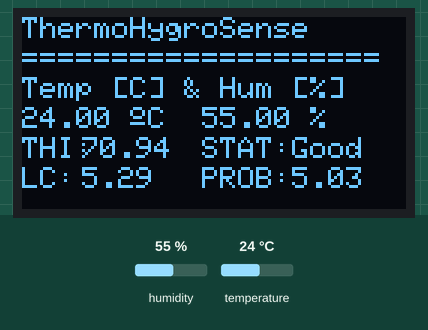
This sketch was run on a simulated ESP8266 (NodeMCU). Parts: 128×64 one-colour display. Inputs (shaded band) come from the test bench; at power-on: temperature 24 °C, humidity 55 %. WiFi joins after 1.5 s; servers stay silent unless stated; uploads are accepted with an empty reply; what the sketch prints to the serial monitor is not drawn.

Above: at 6.9 s.
7.0 s: temperature set to 33 °C
At 10.4 s:
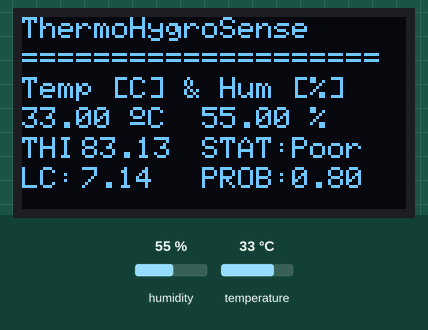
10.7 s: humidity set to 22 %
At 16.0 s:
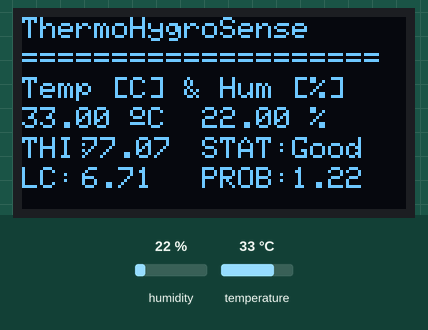
16.4 s: humidity set to 40 %
At 21.5 s:
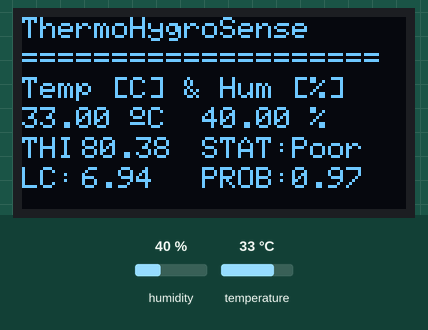
22.1 s: temperature set to 12 °C
At 27.0 s:
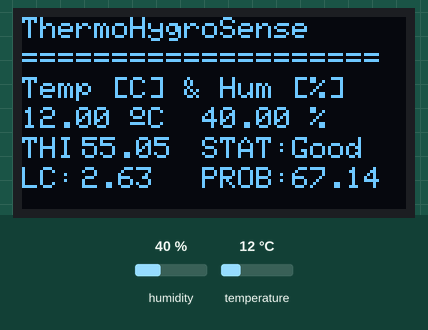
Timing chart, 0 to 28.5 s (numbered marks = the images above; inputs shaded):
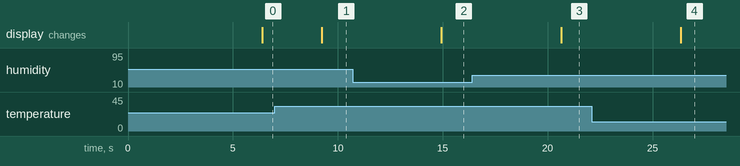

The sketch:

arduino_logistic.ino
```cpp
#include "model_c.h" // Include the generated model header file
#include<Wire.h>
#include "ClosedCube_HDC1080.h"
#include <Adafruit_GFX.h>
#include <Adafruit_SSD1306.h>
#include <ESP8266WiFi.h>
#include <WiFiClientSecure.h>

#define SCREEN_WIDTH 128
#define SCREEN_HEIGHT 64
#define OLED_RESET    -1

Adafruit_SSD1306 display(128, 64, & Wire, -1);
ClosedCube_HDC1080 hdc1080;

//------------- WiFi -----
const char* ssid = "username"; //--> Your wifi name or SSID.
const char* password = "password"; //--> Your wifi password.
const char* host = "script.google.com";
const int httpsPort = 443;

WiFiClientSecure client; //--> Create a WiFiClientSecure object.
String GAS_ID = "XXXX-DbyVAgH6DHWKLyj1C6Gkr_2lKVR-"; //--> spreadsheet script ID

//------ end of WiFi

// Define the minimum and maximum values for normalization
// Replace these placeholders with the actual values
const float MIN_LINEAR = -10.179950480801295 /* Your minimum value */;
const float MAX_LINEAR = 6.27804738856662 /* Your maximum value */;

float thi; float t; float h; String latlong = "1.5459771077916329,103.79077517258013"; String  statusthi;
float linear_combination_f; float probability_f;

void setup() {
  Wire.begin();
  hdc1080.begin(0x40);
  Serial.begin(115200);

  //OLED
  if (!display.begin(SSD1306_SWITCHCAPVCC, 0x3C)) {
    Serial.println(F("SSD1306 allocation failed"));
    for (;;);
  }
  delay(2000);
  display.clearDisplay();
  display.setTextColor(WHITE);
  Serial.println("PM25 found!");
  delay(1000);

  //WiFi
  WiFi.begin(ssid, password); //--> Connect to your WiFi router
  Serial.println("");

  Serial.print("Connecting");
  while (WiFi.status() != WL_CONNECTED) {
    Serial.print(".");
    //----------------------------------------Make the On Board Flashing LED on the process of connecting to the wifi router.
    digitalWrite(LED_BUILTIN, LOW);
    delay(250);
    digitalWrite(LED_BUILTIN, HIGH);
    delay(250);
    //----------------------------------------
  }
  //----------------------------------------
  digitalWrite(LED_BUILTIN, HIGH); //--> Turn off the On Board LED when it is connected to the wifi router.
  Serial.println("");
  Serial.print("Successfully connected to : ");
  Serial.println(ssid);
  Serial.print("IP address: ");
  Serial.println(WiFi.localIP());
  Serial.println();
  //----------------------------------------
  Serial.println("I'm awake, but I'm going into deep sleep mode for 30 seconds");

  client.setInsecure();
}

float sigmoid(float x) {
  return 1.0 / (1.0 + exp(-x));
}

void loop() {
  float temperature = hdc1080.readTemperature();
  float humidity = hdc1080.readHumidity();

  // Perform prediction using the model weights and biases
  float linear_combination = layer_0_biases[0] +
                             layer_0_weights[0] * temperature +
                             layer_0_weights[1] * humidity;

  // Apply normalization to the linear combination
  linear_combination = (linear_combination - MIN_LINEAR) / (MAX_LINEAR - MIN_LINEAR);

  float probability = sigmoid(linear_combination);

  //THI
  float tf = ((temperature*1.8)+32); //convertion of the temperature into Farenhiet
  thi = (tf - (0.55-(0.55*humidity/100))*(tf-58));

  //final calibration based on algorithm ***THI****
  t = temperature; //Rsquare = 0.9999999125
  h = humidity; // Rqsuare = 0.9996

  //additional metrics
  linear_combination_f = abs(linear_combination);
  probability_f = probability*1000;

  Serial.print("Temperature: ");
  Serial.print(temperature, 2);
  Serial.print(" °C, Humidity: ");
  Serial.print(humidity, 2);
  Serial.print("%, Linear Combination: ");
  Serial.print(linear_combination, 4);
  Serial.print(" THI:");
  Serial.print(thi,0);
  Serial.print(", Probability: ");
  Serial.println(probability, 4);

  Serial.print("Health Event: ");
  Serial.println(probability >= 0.5 ? "Yes" : "No");

  if(thi>80)
  {
    sendData1(); //--> Calls the sendData Subroutine
    }
  else
  {
    sendData2();
  }
}


// Subroutine for sending data to Google Sheets SendData1
// float t, float h, float thi, int co2, int tvoc, int pm25, int pm10
void sendData1() {
  Serial.println("==========");
  Serial.print("connecting to ");
  Serial.println(host);

  //----------------------------------------Connect to Google host
  if (!client.connect(host, httpsPort)) {
    Serial.println("connection failed");
    return;
  }
  //----------------------------------------

  //----------------------------------------Processing data and sending data
  String string_t =  String(t);
  String string_h =  String(h);
  String string_thi =  String(thi);
  String statusthi = "Poor";
  String string_latlong = "1.5459771077916329,103.79077517258013";

  String url = "/macros/s/" + GAS_ID + "/exec?temperature=" + string_t + "&humidity=" + string_h +
  "&thi=" + string_thi + "&status=" + statusthi + "&latlong=" + string_latlong;

  Serial.print("requesting URL: ");
  Serial.println(url);

  client.print(String("GET ") + url + " HTTP/1.1\r\n" +
               "Host: " + host + "\r\n" +
               "User-Agent: BuildFailureDetectorESP8266\r\n" +
               "Connection: close\r\n\r\n");

  Serial.println("request sent");
  //----------------------------------------

  //----------------------------------------Checking whether the data was sent successfully or not
  while (client.connected()) {
    String line = client.readStringUntil('\n');
    if (line == "\r") {
      Serial.println("headers received");
      break;
    }
  }
  String line = client.readStringUntil('\n');
  if (line.startsWith("{\"state\":\"success\"")) {
    Serial.println("esp8266/Arduino CI successfull!");
  } else {
    Serial.println("esp8266/Arduino CI has failed");
  }
  Serial.print("reply was : ");
  Serial.println(line);
  Serial.println("closing connection");
  Serial.println("==========");
  Serial.println();
  //----------------------------------------


     //display on OLED LCD
  delay(500);
  display.clearDisplay();

  // display temperature
  display.setTextSize(1);
  display.setCursor(0, 0);
  display.print("ThermoHygroSense");
  display.setTextSize(1);
  display.setCursor(0, 10);
  display.print("====================");
  display.setTextSize(1);
  display.setCursor(0, 20);
  display.print("Temp [C] & Hum [%]");
  display.setTextSize(1.5);
  display.setCursor(0, 30);
  display.print(t);
  display.print(" ");
  display.setTextSize(1);
  display.cp437(true);
  display.write(167);
  display.setTextSize(1);
  display.print("C ");
  display.setTextSize(1.5);
  display.setCursor(60, 30);
  display.print(h);
  display.print(" %");

  //display THI and Status
  display.setTextSize(1.5);
  display.setCursor(0, 40);
  display.print("THI:");
  display.setTextSize(1.5);
  display.setCursor(20, 40);
  display.print(thi);
  display.print(" ");
  display.setTextSize(1.5);
  display.setCursor(60, 40);
  display.print("STAT:");
  display.setTextSize(1.5);
  display.setCursor(90, 40);
  display.print(statusthi);

  //display LR and Prob
  display.setTextSize(1.5);
  display.setCursor(0, 50);
  display.print("LC:");
  display.setTextSize(1.5);
  display.setCursor(20, 50);
  display.print(linear_combination_f);
  display.print(" ");
  display.setTextSize(1.5);
  display.setCursor(60, 50);
  display.print("PROB:");
  display.setTextSize(1.5);
  display.setCursor(90, 50);
  display.print(probability_f);
  display.print("");


  display.display();

  delay(1000);
}

//====== Send Data 2 for option No. 2
void sendData2() {
  Serial.println("==========");
  Serial.print("connecting to ");
  Serial.println(host);

  //----------------------------------------Connect to Google host
  if (!client.connect(host, httpsPort)) {
    Serial.println("connection failed");
    return;
  }
  //----------------------------------------

  //----------------------------------------Processing data and sending data
  String string_t =  String(t);
  String string_h =  String(h);
  String string_thi =  String(thi);
  String statusthi = "Good";
  String string_latlong = "1.5459771077916329,103.79077517258013";

  String url = "/macros/s/" + GAS_ID + "/exec?temperature=" + string_t + "&humidity=" + string_h +
  "&thi=" + string_thi + "&status=" + statusthi + "&latlong=" + string_latlong;


  Serial.print("requesting URL: ");
  Serial.println(url);

  client.print(String("GET ") + url + " HTTP/1.1\r\n" +
               "Host: " + host + "\r\n" +
               "User-Agent: BuildFailureDetectorESP8266\r\n" +
               "Connection: close\r\n\r\n");

  Serial.println("request sent");
  //----------------------------------------

  //----------------------------------------Checking whether the data was sent successfully or not
  while (client.connected()) {
    String line = client.readStringUntil('\n');
    if (line == "\r") {
      Serial.println("headers received");
      break;
    }
  }
  String line = client.readStringUntil('\n');
  if (line.startsWith("{\"state\":\"success\"")) {
    Serial.println("esp8266/Arduino CI successfull!");
  } else {
    Serial.println("esp8266/Arduino CI has failed");
  }
  Serial.print("reply was : ");
  Serial.println(line);
  Serial.println("closing connection");
  Serial.println("==========");
  Serial.println();
  //----------------------------------------

     //display on OLED LCD
  delay(500);
  display.clearDisplay();

  // display temperature
  display.setTextSize(1);
  display.setCursor(0, 0);
  display.print("ThermoHygroSense");
  display.setTextSize(1);
  display.setCursor(0, 10);
  display.print("====================");
  display.setTextSize(1);
  display.setCursor(0, 20);
  display.print("Temp [C] & Hum [%]");
  display.setTextSize(1.5);
  display.setCursor(0, 30);
  display.print(t);
  display.print(" ");
  display.setTextSize(1);
  display.cp437(true);
  display.write(167);
  display.setTextSize(1);
  display.print("C ");
  display.setTextSize(1.5);
  display.setCursor(60, 30);
  display.print(h);
  display.print(" %");

  //display THI and Status
  display.setTextSize(1.5);
  display.setCursor(0, 40);
  display.print("THI:");
  display.setTextSize(1.5);
  display.setCursor(20, 40);
  display.print(thi);
  display.print(" ");
  display.setTextSize(1.5);
  display.setCursor(60, 40);
  display.print("STAT:");
  display.setTextSize(1.5);
  display.setCursor(90, 40);
  display.print(statusthi);

  //display LR and Prob
  display.setTextSize(1.5);
  display.setCursor(0, 50);
  display.print("LC:");
  display.setTextSize(1.5);
  display.setCursor(20, 50);
  display.print(linear_combination_f);
  display.print(" ");
  display.setTextSize(1.5);
  display.setCursor(60, 50);
  display.print("PROB:");
  display.setTextSize(1.5);
  display.setCursor(90, 50);
  display.print(probability_f);
  display.print("");

  display.display();

  delay(1000);
}
```

model_c.h
```cpp
#ifndef MODEL_H
#define MODEL_H

// Weights and biases
static const float layer_0_weights[] = {-3.378018, -0.21214892};
static const float layer_0_biases[] = {-4.4658628};

#endif
```

Measured:
- after the input at 7.0 s, the display: changes after 2.2 s (image 1)
- after the input at 10.7 s, the display: changes after 4.2 s (image 2)
- after the input at 16.4 s, the display: changes after 4.2 s (image 3)
- after the input at 22.1 s, the display: changes after 4.2 s (image 4)
